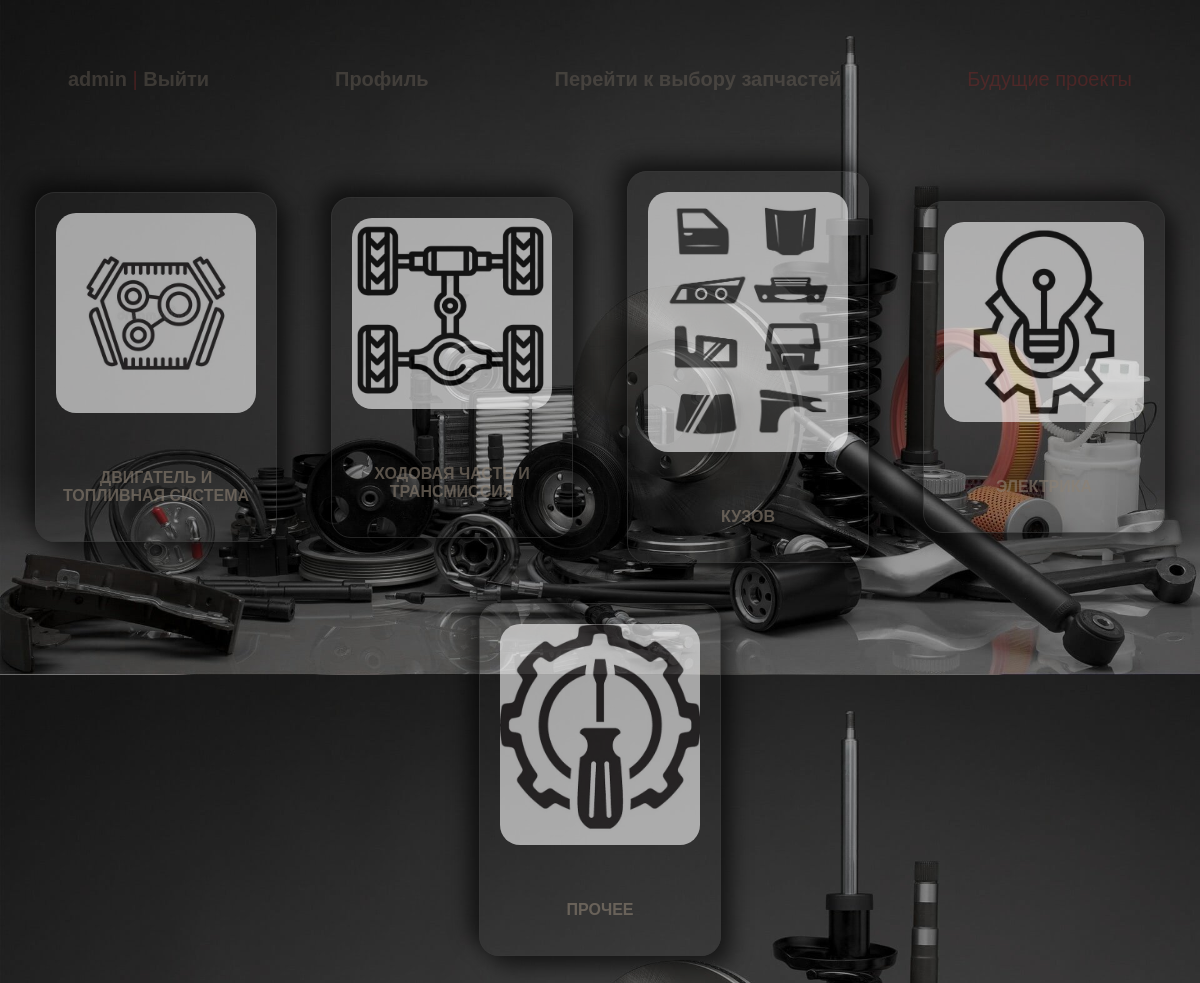
Page /category/ (signed in) on the committed database.
### users/models.py (models this page shows)
class User(AbstractUser):
    image = models.ImageField(upload_to='users_images', blank=True)
    car_name = models.CharField(max_length=100, blank=True)

### autoparts/models.py (models this page shows, shortened)
class CategoryParts(models.Model):
    name_category = models.CharField(max_length=255, verbose_name='Название категории')
    image=models.ImageField(upload_to='media/category',verbose_name='Изображение категории', blank=True)
    class Meta:
        verbose_name = 'Категория'
        verbose_name_plural = 'Категории'

### autoparts/views.py (the view)
# urls.py: path('category/', views.category, name='category'),
@login_required(login_url='/users/login')
def category(request):
    cat = CategoryParts.objects.all()
    context = {'cat': cat}
    return render(request, 'autoparts/category.html', context)

### autoparts/templates/autoparts/category.html
{% extends 'autoparts/base.html' %}
{% block content %}
<div class="cards center">
{% for c in cat %}
<div class="card card-body">
    <div>
    <img class ='img2' src="{{ c.image.url }}"></div>
    <br>
    <br>
    <div class="text">
<p><a href=" {% url 'shemes' c.id %}">{{c.name_category}}</a></p></div></div>
{% endfor %}
    </div>
{% endblock %}

### autoparts/templates/autoparts/base.html (shortened to what this page needs)
{% load static %}
<!DOCTYPE html>
<html lang="en">
<head>
    <link rel="stylesheet" href="{% static 'css/style.css' %}">
</head>
<body>
    <div ><div class="menu">
        {% if request.user.is_authenticated %}
        <div class="bottom_menu"><a href="{% url 'index' %}">{{user.username}}</a> | <a href="{% url 'logout' %}">Выйти</a></div>
        <div class="bottom_menu"><a href="{% url 'profile' %}">Профиль</a></div>
        <div class="bottom_menu"><a href="{% url 'category'%}">Перейти к выбору запчастей</a></div>
        <div class="bottom_menu">Будущие проекты</div>
            {%else%}
            <li class="last"><a href="{% url 'register' %}">Регистрация </a> | <a href="{% url 'login' %}">Войти </a>
            </li>
            {% endif %}
        </div>
    </div>
        {% block content %}
        {% endblock %}
</body>
</html>

### autoparts/static/css/style.css (style rules this page uses)
.menu { display: flex; color: brown; justify-content: space-between; padding: 30px; text-align: center; font-size: 20px; }
.bottom_menu { margin: 10px; padding: 20px; border-radius:10px; opacity: .3; font-family: "Lucida Sans Unicode", "Lucida Grande", Sans-Serif; }
.card { flex-direction: column; justify-content: left; align-items: left; text-align: left; color: #8D8173; border: 1px solid #383838; border-radius: 20px; margin: 20px; padding: 20px; display: block; opacity: 0.6; box-shadow: 10px 10px 21px black, -10px -10px 21px black; }
.cards { display: flex; flex-direction: row; flex-wrap: wrap; justify-content: space-around; }
.text { opacity: 1; text-align: center; }
a, p { font-family: "Lucida Sans Unicode", "Lucida Grande", Sans-Serif; font-weight: bold; color: #8D8173; text-decoration: none; justify-content: space-between; }
.card-body { width: 200px; }
.img2 { border-radius: 20px; width: 100%; }
.center { align-items: center; justify-content: space-around; text-align: center; }

### rows in the picture
User: username "admin"
CategoryParts: image (picture), name_category "ДВИГАТЕЛЬ И ТОПЛИВНАЯ СИСТЕМА"
CategoryParts: image (picture), name_category "ХОДОВАЯ ЧАСТЬ И ТРАНСМИССИЯ"
CategoryParts: image (picture), name_category "КУЗОВ"
CategoryParts: image (picture), name_category "ЭЛЕКТРИКА"
CategoryParts: image (picture), name_category "ПРОЧЕЕ"
